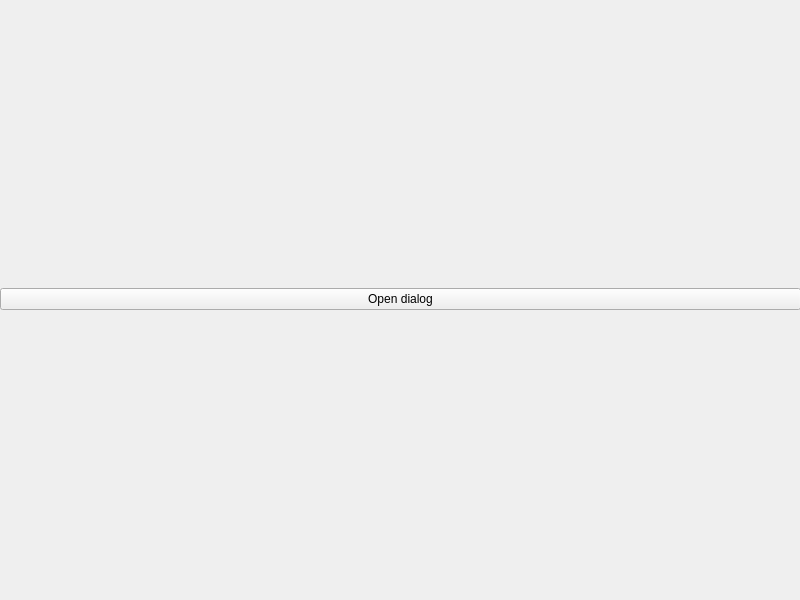
<?xml version="1.0" encoding="UTF-8"?>
<ui version="4.0">
 <class>MainWindow</class>
 <widget class="QMainWindow" name="MainWindow">
  <property name="geometry">
   <rect>
    <x>0</x>
    <y>0</y>
    <width>800</width>
    <height>600</height>
   </rect>
  </property>
  <property name="windowTitle">
   <string>MainWindow</string>
  </property>
  <widget class="QWidget" name="centralwidget">
   <widget class="QWidget" name="verticalLayoutWidget">
    <property name="geometry">
     <rect>
      <x>0</x>
      <y>-1</y>
      <width>801</width>
      <height>601</height>
     </rect>
    </property>
    <layout class="QVBoxLayout" name="verticalLayout">
     <item>
      <widget class="QPushButton" name="pushButton">
       <property name="text">
        <string>Open dialog</string>
       </property>
      </widget>
     </item>
    </layout>
   </widget>
  </widget>
 </widget>
 <resources/>
 <connections/>
</ui>
